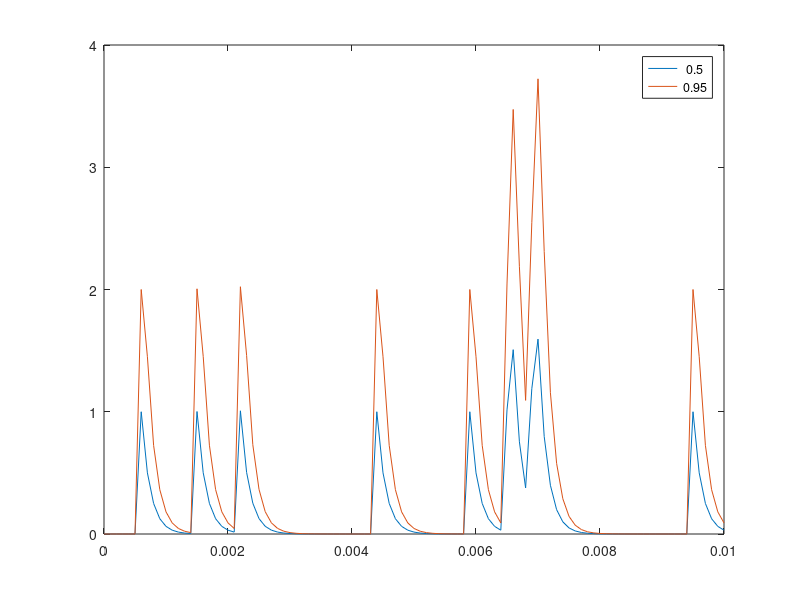

This figure's MATLAB source:
%% Autoregressive Model for Calcium Dynamics
% Explain what an autoregressive model is and how this applies

%% Generate spikes from exponential distribution
rate = 1000; % how often spikes occur
dur = .01; % duration of trial
dt = 0.0001; % time step

spikes = zeros(dur/dt+1,1);

% Generating spikes from a exponential distribution
for t=0:dt:dur
    if (rate*dt)>=rand
        spikes(round(t/dt)) = 1;
    end
end

%% Applying the AR model to Action Potentials
% Before implementing the calculation, consider what each of the parameters
% in the model does. Look again at the AR model.
%%
% $c(t) = \sum_{j=1}^p\gamma_jc(t-j)+s(t)$ 
%%
% Consider the following for $p=1$:
% * What does the parameter $\gamma_1$ represent? 
% * How do changes to $\gamma_1$ affect the calcium signal? 
% * What are reasonable values for this parameter?
%%
% Look at what happens when we vary $\gamma_1$:
P = 1;
Gamma = (.5:.05:.99);
calcium = zeros(length(spikes),numel(Gamma));
for g = 1:numel(Gamma)
    gamma = Gamma(g);
    for t = 2:length(spikes)
        for p = 1:P
            calcium(t,g) = calcium(t) + gamma(p)*calcium(t-p)+spikes(t);
        end
    end
    plot((0:dt:dur),calcium(:,g)+2*g); hold on
end
hold off;
legend(num2str(Gamma'))
%%
% Can you tell what's happening?
% What if we overlay the plots of the calcium signal with the highest and
% lowest values of $\gamma$.
plot((0:dt:dur),calcium(:,[1,g]))
legend(num2str(Gamma([1,g])'))